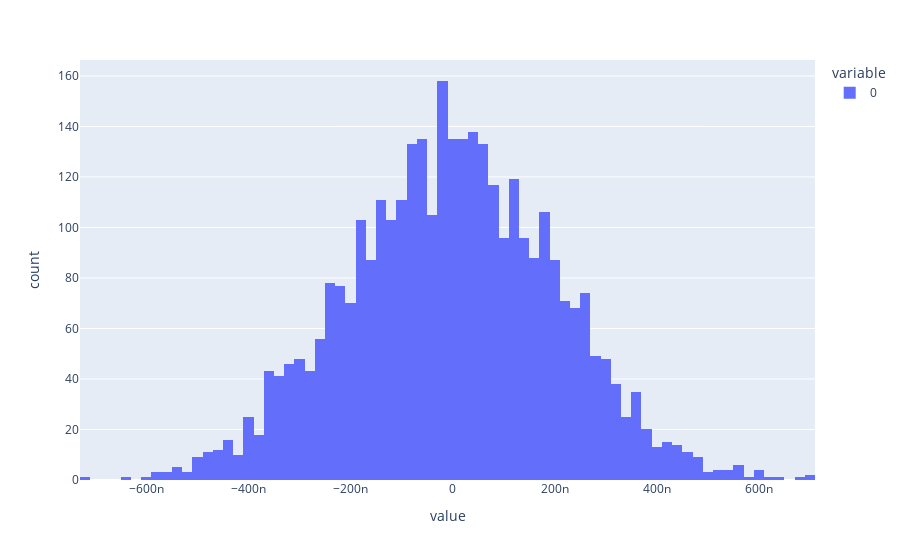

Notebook cell for this chart:
### Code cell
px.histogram(raw_data[3]["node_level_repr_pre_encoder"])

### Figure 1 — Plotly figure (JSON) as saved in the notebook; plotly's stock layout.template omitted (floating-point values rounded to 4 significant figures; data arrays with more than 128 entries replaced by an {"elided": "..."} marker saying what was removed)
{"data": [{"alignmentgroup": "True", "bingroup": "x", "hovertemplate": "variable=0<br>value=%{x}<br>count=%{y}<extra></extra>", "legendgroup": "0", "marker": {"color": "#636efa", "pattern": {"shape": ""}}, "name": "0", "offsetgroup": "0", "orientation": "v", "showlegend": true, "type": "histogram", "x": {"elided": "3433 float values"}, "xaxis": "x", "yaxis": "y"}], "layout": {"barmode": "relative", "legend": {"title": {"text": "variable"}, "tracegroupgap": 0}, "margin": {"t": 60}, "xaxis": {"anchor": "y", "domain": [0, 1], "title": {"text": "value"}}, "yaxis": {"anchor": "x", "domain": [0, 1], "title": {"text": "count"}}}}
